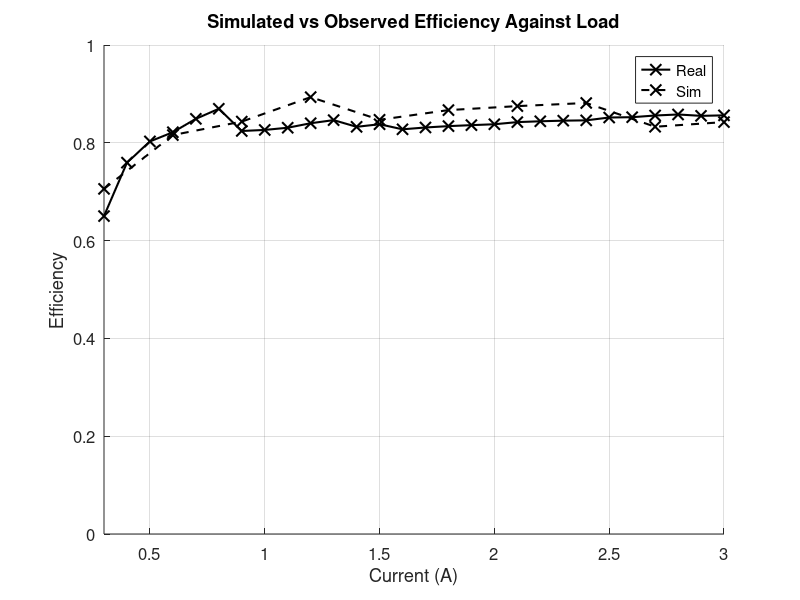

Recreate this plot in MATLAB.
%% Simple plot of Real vs Sim data
clear all; close all; clc;

% Hardcoded data from table
Current = [0.3, 0.4, 0.5, 0.6, 0.7, 0.8, 0.9, 1, 1.1, 1.2, 1.3, 1.4, 1.5, ...
           1.6, 1.7, 1.8, 1.9, 2, 2.1, 2.2, 2.3, 2.4, 2.5, 2.6, 2.7, 2.8, 2.9, 3];
       
Real = [0.6501428, 0.759392, 0.802812, 0.821621622, 0.849015152, 0.869565217, ...
        0.824166667, 0.826315789, 0.830813008, 0.84, 0.846382979, 0.832679739, ...
        0.837962963, 0.827586207, 0.831327869, 0.83409375, 0.836094527, 0.837941, ...
        0.8423054, 0.844019, 0.845281, 0.8459102, 0.8517212, 0.8523748, 0.8558123, ...
        0.8579123, 0.855123, 0.856123];
    
Sim = [0.705756, NaN, NaN, 0.815822, NaN, NaN, 0.843364, NaN, NaN, 0.893354, ...
       NaN, NaN, 0.847055, NaN, NaN, 0.866871, NaN, NaN, 0.875022, NaN, NaN, ...
       0.881413, NaN, NaN, 0.832854, NaN, NaN, 0.842336];

% Remove NaN values for connected Sim plot
sim_idx = ~isnan(Sim);
Current_sim = Current(sim_idx);
Sim_clean = Sim(sim_idx);

% Create plot
figure;
hold on;

% Plot Real data (solid line)
plot(Current, Real, 'k-x', 'LineWidth', 1.5, 'MarkerSize', 8, 'DisplayName', 'Real');

% Plot Sim data (dotted line)
plot(Current_sim, Sim_clean, 'k--x', 'LineWidth', 1.5, 'MarkerSize', 8, 'DisplayName', 'Sim');

xlabel('Current (A)', 'FontSize', 18);
ylabel('Efficiency', 'FontSize', 18);
title('Simulated vs Observed Efficiency Against Load', 'FontSize', 20);
legend('Location', 'best', 'FontSize', 16);
grid on;
xlim([0.3 3]);
ylim([0 1]);

% Set axes font size
set(gca, 'FontSize', 12);

hold off;
